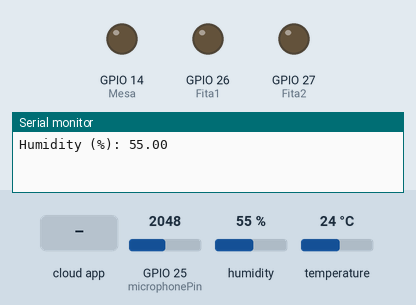
The sketch below on a simulated ESP32. Shown: output pins drawn as LEDs (lit = HIGH), the last lines printed to the serial monitor. The inputs (shaded band) are chosen by the test bench; at power-on: GPIO 25 (microphonePin) = 2048, humidity 55 %, temperature 24 °C. WiFi joins after 1.5 s; servers stay silent unless stated; the Firebase database answers and starts empty.

Above: at 1.2 s.
1.3 s: GPIO 25 (microphonePin) set to 1127
4.2 s: GPIO 25 (microphonePin) set to 1044
At 8.6 s:
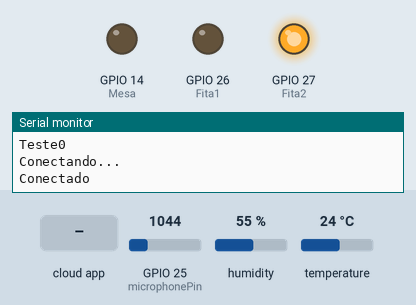
13.6 s: the phone or cloud app sets Fita_Sala to 1
At 14.8 s:
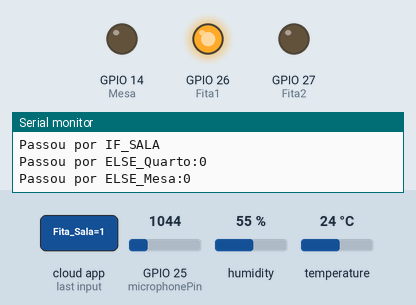
At 18.3 s:
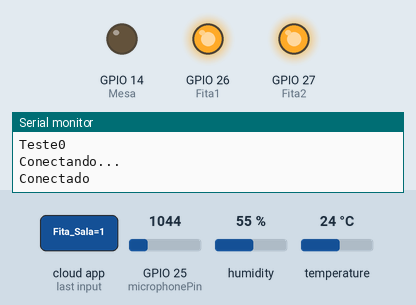
20.1 s: the phone or cloud app sets Mesa to 1
At 24.8 s:
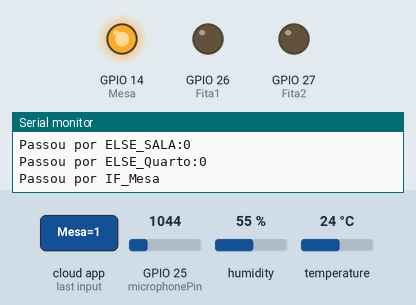
28.0 s: GPIO 25 (microphonePin) set to 861
32.8 s: GPIO 25 (microphonePin) set to 726
Timing chart, 0 to 35.3 s (numbered marks = the images above; inputs shaded):
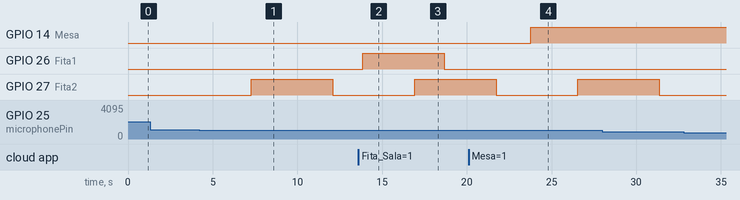

The sketch:

Projeto_SmartHomeByVoice_MacroProjeto.ino
```cpp
#include <IOXhop_FirebaseESP32.h>
#include <IOXhop_FirebaseStream.h>

#include <WiFi.h>

#include <ArduinoJson.h>

#define WIFI_SSID ""
#define WIFI_PASSWORD ""
#define FIREBASE_HOST ""
#define FIREBASE_AUTH ""

//Microfone
const int microphonePin = 25;

//Fitas
#define Fita1 26
#define Fita2 27
#define Mesa  14
bool modo1=false, modo2=false;

//DHT
#include <dht11.h>
#define DHT11PIN 12
dht11 DHT11;


/*
Atuadores:
Lampada da Sala - Fita Led
Lampada da Cozinha - Fita Led
Mesa de Dominó - Jogo
Motor DC -

Ponte H com potenciometro


Imputs:
Comando de voz - I2S
Temperatura do Ambiente
Umidade do Ambiente


Integrações:
Interface usuário máquina por VS
Comando de voz
Integração com Firebase

Telas:
Tela de Login e cadastro
Tela de leitura de dados
Tela de Atuadores

*/


void setup() {

  pinMode(Fita1, OUTPUT);
  pinMode(Fita2, OUTPUT);
  pinMode(Mesa, OUTPUT);
  Serial.begin(115200);


}

void loop() {

  //Func_Voz();
  int mn = 1024;
  int mx = 0;
  for (int i = 0; i < 10000; ++i) {

    int val = analogRead(microphonePin);
    mn = min(mn, val);
    mx = max(mx, val);
  }


  DHT();

  Func_Atuadores();


}


void Func_Voz(){
  int mn = 1024;
  int mx = 0;


  for (int i = 0; i < 10000; ++i) {

    int val = analogRead(microphonePin);

    mn = min(mn, val);
    mx = max(mx, val);
  }

  int val = analogRead(microphonePin);
  int delta = mx - mn;

  Serial.print("Min=");
  Serial.print(mn);
  Serial.print(" Max=");
  Serial.print(mx);
  Serial.print(" Delta=");
  Serial.print(delta);
  Serial.print(" Val=");
  Serial.println(val);


  if(619< mx & mx < 723){//Calculado pela média e desvio padrão de 16 números - 656 e 37 respectivamente
    modo1=!modo1;
    digitalWrite(Fita1, modo1);
    //Firebase.setBool("/Atuadores/Fita_Sala", modo1);
    delay(300);

  }
   if(788 < mx & mx < 1077){//Calculado pela média e desvio padrão de 12 números - 933 e 145 respectivamente
    modo2=!modo2;
    //Firebase.setBool("/Atuadores/Fita_Quarto", modo2);
    digitalWrite(Fita2, modo2);
    delay(300);
  }
}


void Func_Atuadores(){


   WiFi.begin(WIFI_SSID, WIFI_PASSWORD);
   Serial.println("Conectando ao WiFi");

   Func_Voz();
    Serial.println("Teste0");
   while(WiFi.status()!= WL_CONNECTED){
     Serial.print("Conectando...");
     Serial.println();
     delay(1000);
    }
    Serial.println();
    Serial.print("Conectado");
    Serial.println();
    Firebase.begin(FIREBASE_HOST,FIREBASE_AUTH);


  Firebase.setBool("/Atuadores/Fita_Sala", modo1);
  Firebase.setBool("/Atuadores/Fita_Quarto", modo2);


bool F1 = Firebase.getBool("/Atuadores/Fita_Sala");
  if(F1 == true){
    digitalWrite(Fita1, F1);
    Serial.println("Passou por IF_SALA");
  }
  else{
    digitalWrite(Fita1, F1);
    Serial.print("Passou por ELSE_SALA:");
     Serial.println(F1);}

  bool F2 = Firebase.getBool("/Atuadores/Fita_Quarto");
  if(F2 == true ){
    digitalWrite(Fita2, F2);
    Serial.println("Passou por IF_QUARTO");
  }
  else{
    digitalWrite(Fita2, F2);
    Serial.print("Passou por ELSE_Quarto:");
    Serial.println(F2);}

  bool M = Firebase.getBool("/Atuadores/Mesa");
  if(M == true ){
    digitalWrite(Mesa, M);
    Serial.println("Passou por IF_Mesa");
  }
  else{
    digitalWrite(Fita2, F2);
    Serial.print("Passou por ELSE_Mesa:");
    Serial.println(M);}


    WiFi.disconnect();
}


void DHT(){
  Serial.println();

  int chk = DHT11.read(DHT11PIN);

  Serial.print("Humidity (%): ");
  float Hum = DHT11.humidity;
  Firebase.setInt("/Dados_Sensores/Humidade", Hum);
  Serial.println(Hum);


  Serial.print("Temperature  (C): ");
  float Temp = DHT11.temperature;
  Firebase.setInt("/Dados_Sensores/Temperatura", Temp);
  Serial.println(Temp);

  delay(200);

}
```

Measured:
- the behaviour switches between 1077 and 1076 on GPIO 25 (microphonePin) (found by bisection; images 0 and 1)
- after the input at 4.2 s, GPIO 27 (Fita2): LOW → HIGH after 3.1 s, → LOW 4.8 s later
- after the input at 13.6 s, GPIO 26 (Fita1): LOW → HIGH after 0.25 s, → LOW 4.8 s later
- after the input at 20.1 s, GPIO 14 (Mesa): LOW → HIGH after 3.7 s
